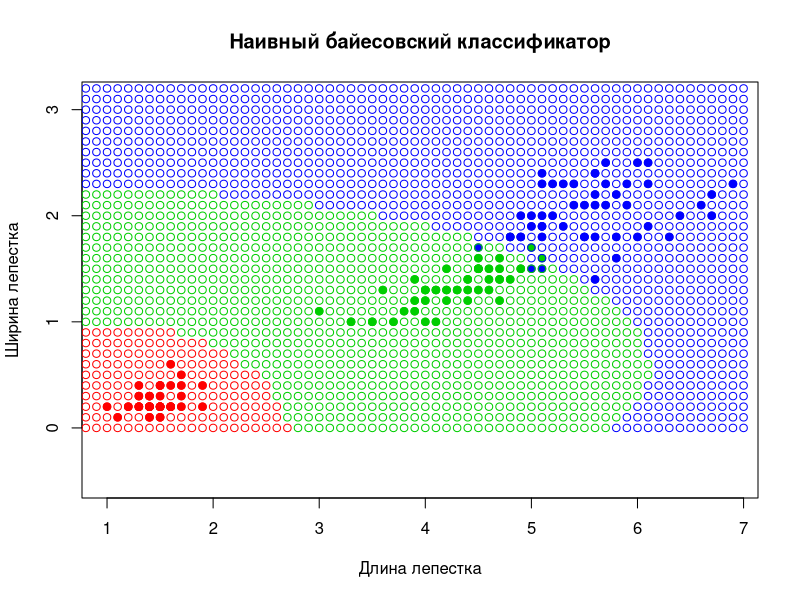

This chart was generated by the following R code:
naive = function(x, Py, mu, sigm, m, n) {
  amo <- matrix(c('setosa','versicolor', 'virginica', 0, 0, 0), nrow = 3, ncol = 2)
  scores = rep(0, m)
  for (i in 1:m) {
    scores[i] = Py[i]
    for (j in 1:n){
      N=1/sqrt(2*pi)/sigm[i,j]*exp(-1/2*(x[j]-mu[i,j])^2/sigm[i,j]^2)
      scores[i] = scores[i] * N
    }
    amo[i,2]=scores[i]
  }
  class <- amo[,1][which.max(amo[,2])]
}


xl <- iris[, 3:5]
n=2 #количество признаков
m=3 #количество классов
classes <- levels(xl[,3])
Py<-table(xl[,3])/dim(xl)[1]#априорная вероятность появления классов

#Вычисление матриц мат.ожидания и отклонений
mu = matrix(0, nrow=m, ncol=n)
sigm = matrix(0, nrow=m, ncol=n)
for(i in 1:m){
  for(j in 1:n){
    temp=xl[xl[,3]==classes[i],][,j] #j-й столбец содержащий только признаки i-го класса
    mu[i,j]<-mean(temp)
    sigm[i,j]<-sqrt(var(temp))
  }
}

colors <- c("setosa" = "red", "versicolor" = "green3", "virginica" = "blue")
plot(iris[, 3:4], pch = 21, bg = colors[iris$Species], col = colors[iris$Species], asp = 1, xlab = "Длина лепестка", ylab = "Ширина лепестка", main = "Наивный байесовский классификатор")

a=0
b=0
while(a<7){
  while(b<7){
    z <- c(b, a)
    class <- naive(z, Py, mu, sigm, m, n)
    points(z[1], z[2], pch = 21, col = colors[class], asp = 1)
    b=b+0.1
  }
  b=0
  a=a+0.1
}
